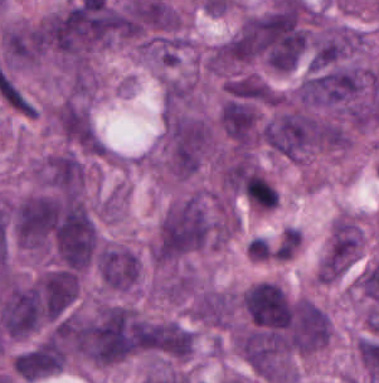
#> input picture Q2/rgb/TCGA-A1-A0SP-DX1_id-5ea4095addda5f8398977ebc_left-9342_top-55718_bottom-56022_right-9643.png, 379 x 383 px
$ jupyter execute --allow-errors 'As3 copy.ipynb'
#> lines starting #> are read from the running program, lines starting #| are printed output that depends on the picture
### ECSE415 - Introduction to Computer Vision
# Assignment 3
Anna Joy Aylward Burgess | 261124598 <br>
*March 18th, 2026*

## 0  Preparation

[cell 1]
COLAB = False
# PS C:\Users\annaj\Documents\ECSE-415\ecse-415> .\ecse415\Scripts\Activate.ps1
#(ecse415) PS C:\Users\annaj\Documents\ECSE-415\ecse-415>

if COLAB:
# mount drive
    from google.colab import drive
    drive.mount('/content/drive')

    # path variable to folder with images
    path = '/content/drive/My Drive/Colab Notebooks/ECSE 415 Assignments/As3/Q1/'
else:
    path = './Q1/'
    path_Q2 = './Q2/'

# import libraries
import time
import numpy as np
import cv2
import matplotlib # Added import for the base matplotlib module
import matplotlib.pyplot as plt
import matplotlib.image as mpimg
import numpy as np
import gc
import os
import pandas as pd
import torch
from torchvision import datasets, transforms
from torch.utils.data import DataLoader
import torch.nn as nn
import torch.nn.functional as F
from tqdm import tqdm
import sys
import glob

print("External Libraries Used:")
print("NumPy version:", np.__version__)
print("OpenCV version:", cv2.__version__)
print("Matplotlib version:", matplotlib.__version__)
print("Pandas version:", pd.__version__)
print("PyTorch version:", torch.__version__)

#> (the rest of this cell did not finish here and is left out)

---

## 1   Image Classification with Convolution Neural Network (CNN) and Naïve Bayes [40 points]

**In this part, you will classify MNIST digits into 10 categories using a CNN. You may choose to run the code on GPU.**

### 1.1  Download Dataset [2 points]

**Use PyTorch class torchvision.datasets.MNIST to (down)load the dataset. Use batch size of 32.**

#> (a cell that did not finish here is left out)

### 1.2  Implement a CNN with the layers mentioned below [5 points]

- **Convolution layer with 32 kernels of size 3×3**
- **ReLU activation**
- **Convolution layer with 64 kernels of size 3×3**
- **ReLU activation**
- **MaxPool layer with kernel size 2×2**
- **Convolution layer with 64 kernels of size 3×3**
- **ReLU activation**
- **Convolution layer with 64 kernels of size 3×3**
- **ReLU activation**
- **Flatten layer (reshapes feature map into a vector of length 4096)**
- **Linear layer with output size 10**

[cell 3]
class MNIST_CNN(nn.Module):
    # [39 lines left out: functions __init__, forward, not called in this run]

# Instantiate the model and move it to the GPU (T4 on Colab)
#> (the rest of this cell did not finish here and is left out)

### 1.3  Create an instance of SGD optimizer with learning rate of 0.001. Use default settings for the remaining hyperparameters. Create an instance of categorical cross-entropy loss. [2 points]

#> (a cell that did not finish here is left out)

### 1.4  Train the CNN for 10 epochs. Display loss and accuracy at each training step. [4 points]

[cell 5]
epochs = 10
#> (the rest of this cell did not finish here and is left out)

### 1.5  Predict labels of the test images using the trained CNN. Report classification accuracy [2 points]

#> (a cell that did not finish here is left out)

### 1.6 Show the effect of batch size on test classification accuracy. Use at least 4 different batch sizes (e.g., 4, 8, 12, 16). (You will need to re-train the model.) [3 points]

[cell 7]
# Define at least 4 batch sizes as requested
batch_sizes = [8, 16, 32, 64]
comparison_results = []

#> (the rest of this cell did not finish here and is left out)

### 1.7 Mention two activation functions other than ReLU. Re-train the model using these activations throughout the network and report the test accuracies. Discuss the results. [3 points]

[cell 8]
# Helper function to build and train the model with a specific activation
def train_with_activation(activation_fn, name):
    print(f"\n--- Training with {name} Activation ---")

    class VariantCNN(nn.Module):
        def __init__(self):
            super(VariantCNN, self).__init__()
            # Using the same architecture as before
            self.conv1 = nn.Conv2d(1, 32, 3)
            self.conv2 = nn.Conv2d(32, 64, 3)
            self.pool = nn.MaxPool2d(2, 2)
            self.conv3 = nn.Conv2d(64, 64, 3)
            self.conv4 = nn.Conv2d(64, 64, 3)
            self.fc = nn.Linear(64 * 8 * 8, 10)

        # [9 lines left out: function forward, not called in this run]

    model = VariantCNN().to(device)
    criterion = nn.CrossEntropyLoss()
    optimizer = torch.optim.SGD(model.parameters(), lr=0.001)

    # Train for 10 epochs
    model.train()
    for epoch in range(10):
        for images, labels in train_loader:
            images, labels = images.to(device), labels.to(device)
            optimizer.zero_grad()
            optimizer.step(criterion(model(images), labels).backward()) # Compact version

    # Evaluate
    model.eval()
    correct, total = 0, 0
    with torch.no_grad():
        for images, labels in test_loader:
            images, labels = images.to(device), labels.to(device)
            _, predicted = torch.max(model(images).data, 1)
            total += labels.size(0)
            correct += (predicted == labels).sum().item()

    accuracy = 100 * correct / total
    print(f"Final Accuracy with {name}: {accuracy:.2f}%")
    return accuracy

# Run the tests (Using F.sigmoid and torch.tanh)
#> (the rest of this cell did not finish here and is left out)

*From theory, I expected that the performance based on accuracy would go from ReLU performing the best, then Tanh, then Sigmoid. This is because ReLU has a constant gradient which prevents the vanishing gradient problem and converges faster. Tanh should perform better than Sigmoid because it's optimization process is more stable because it's output range is -1 to 1, but it also suffers from the gradient issue. Sigmoid should have lowest accuracy for deep networks because the output is always positive and the gradient is vanishing.*

*This hypothesis is matched by the results where the ReLU accuracy is above 95% even for different batch sizes, Tanh is 92%, and Sigmoid is only 11.35%.*

### 1.8 Use the CNN developed above to recognize the digits in the test images: *Q1/test1.png, Q1/test2.png,* and *Q1/test3.png*. [3 points]

*Include the details of important preprocessing steps. You may need to pre-process the input image before using the CNN to recognize the digit.*

[cell 9]
# Helper function to determine how much to shift image based on center of mass
# of the digit we want to detect
# [70 lines left out: functions get_best_shift, shift, predict_custom_image, not called in this run]

# Example usage for the three images
# Correct the image paths by removing the redundant 'Q1/'
test_images = ['test1.png', 'test2.png', 'test3.png']
plt.figure(figsize=(10, 4))

#> (the rest of this cell did not finish here and is left out)

### 1.9 Implement a probabilistic classifier that makes a Naïve Bayes assumption for the likelihood. [5 points]

**Assume that you have a uniform prior.**

**Using this classifier, infer (i.e., mention the posterior probability for each class) on the handwritten test image (*Q1/test1.png, Q1/test2.png,* and *Q1/test3.png*).**

#> (a cell that did not finish here is left out)

### 1.10 Assume that the prior is the frequency of occurrence of a class. At test time, show the effect of using class probability of the training sample (probability of a class equals the frequency of occurrence of that class) as prior in Naïve Bayes on the same test data. Report the posterior class probabilities after using this prior. [3 points]

#> (a cell that did not finish here is left out)

### 1.11 Using the trained CNN, detect (i.e., you have to display two digits in each image) the digits in the 64 × 64 pixel images: *Q1/detect1.png, Q1/detect2.png,* and *Q1/detect3.png*. Explain your results. [7 points]

[cell 12]
# Crop tightly, resize to 20px, center on 28x28 canvas — matches MNIST layout.
# [76 lines left out: functions preprocess_window, detect_digits, not called in this run]


# Run detection on the three images
detect_files = ['detect1.png', 'detect2.png', 'detect3.png']
plt.figure(figsize=(15, 5))

#> (the rest of this cell did not finish here and is left out)

*In detect1, both digits were in bounding boxes. The first digit was classified with 92% but the digit 7 was misclassified with a 99% confidence, which is quite bad. In detect2, only one digit was identified and it had only 55% accuracy as a 9 when it was a 0. In detect3, both digits were classified correctly, which were an 8 and a 1.*

*I tried to do some preprocessing of the window to try and ceter digits, but that might have caused offset or scaling errors. For detect1, the 3 does have similar features to the 7, and if the curvature or stroke thickness was significantly different to the MNIST average, it could lead it to become overconfident as seen here. In detect2, the missing second box might be because of how I was filtering.*

### 1.12 Discuss the limitations of your CNN in the context where your CNN will fail to recognize digits. Show any one example. [2 points]

***CNN Limitations*** <br>
*The CNN model trained on the standard MNIST dataset has the following limitations:*

*   *<u>Spatial Invariance:</u> The MNIST dataset consists of digits that are strictly centered within the standard size pixel box. If the digits in our dataset are not perfectly centered (though I tried), the model may fail to recognize features because they're not in the correct pixel location.*

*  *<u>Rotation:</u> CNN is not inherently invariant to changes in rotation. If the digit is tilted or of a different size, the filters might not work.*

*  *<u>Style Variation:</u> If the "style" of the digit in thickness, slant, stroke, or handwriting is far from the average look of the MNIST dataset, the features might be misinterpreted.

* <u>Over-Confidence:</u> I used softmax, which means that a high probability occurs for the top choice even when it's wrong.*

***Example*** <br>
*One example is where in detect1.png, the digit 7 was identified as a 3 with a 99% confidence. 7 shares high-level features of the 3 where there is a line to the right and 3 "arms" protruding to the left. This is an example of over-confidence and style variation.*

## 1   2 Cell Segmentation [60 points]

**In this part, you will classify MNIST digits into 10 categories using a CNN. You may choose to run the code on GPU.**

### 2.1  Download Dataset

**The complete dataset is available at the link.** The organization folder after unzipping the downloaded data will be: <br>
 <br>

* ***rgb:*** input images. All images are at 0.2 microns-per-pixel. All coordinate values in tables are pixel units at 0.2 microns-per-pixel.
* ***csv:*** annotation coordinates.
* ***mask:*** masks for the input images. The first channel in each mask image encodes the class labels. The product of the second and third channels encode he unique instance label for each nucleus. The fov area (gray) is included in the first channel of the mask.

**The naming convention in all the files follows the format: *CGA-A1-A0SP-DX1 id-[...] left-[a] top-[b] bottom-[c] right-[d].***

In this particular xample A1 is the hospital name, A0SP-DX1 is the unique patient id, and a, b, c, and d are he coordinates. So a combination of the first  strings, i.e., TCGA-A1-A0SP-DX1 is unique for patient. This dataset contains multiple samples of the same subject i.e., many input images an belong to the same patient which can be identified by the unique id TCGA-A1-A0SP-DX1 in he filename.

*Please note: You are not allowed to use any pre-trained models or extra data apart from what is being provided.*

**Prepare a data pipeline to perform the following tasks:**

#### 2.1.1 Plot Images for Sample Subject [5 points]
**Plot three images for a sample subject: (i) an input image, (ii) the corresponding mask, and (iii) overlay the periphery of the mask onto the image to draw bounding boxes around different types of nuclei and label them. Sample output is shown in Figure 2.**

[cell 13]
# Check your current working directory
print("Current directory:", os.getcwd())

# List everything here to find the dataset folder
for f in os.listdir('.'):
    print(f)

[cell 14]
def visualise_sample(rgb_path, mask_path):
    """
    Display:
      (i)   input image
      (ii)  corresponding mask
      (iii) periphery of the mask onto the image
    """
    # Load image
    img_bgr = cv2.imread(rgb_path)
#> img_bgr is the input picture: shape (383, 379, 3); mean B, G, R 142.5, 91.4, 145.5
    img_rgb = cv2.cvtColor(img_bgr, cv2.COLOR_BGR2RGB)

    # Load mask: read all channels, use channel 0 for class labels
    mask_full = cv2.imread(mask_path, cv2.IMREAD_UNCHANGED)
    class_mask = mask_full[:, :, 0]  # channel 0 = class label per pixel
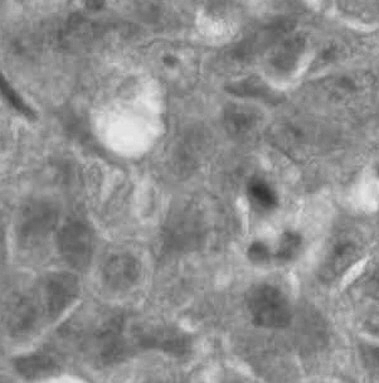
#> class_mask: shape (383, 379); min 47, max 236, mean 142.5

    # Binary mask: foreground = any non-background nucleus (class > 0)
    binary = np.where(class_mask > 0, 255, 0).astype(np.uint8)
#> binary: shape (383, 379); every value is 255

    # Build overlay: draw red contours and red bounding boxes
    overlay = img_rgb.copy()
    contours, _ = cv2.findContours(binary, cv2.RETR_EXTERNAL, cv2.CHAIN_APPROX_SIMPLE)
#> contours = [[[0, 0], [0, 382], [378, 382], [378, 0]]]

    for cnt in contours:
        # Red countours
        cv2.drawContours(overlay, [cnt], -1, (255, 0, 0), 1)
        # Red bounding box
        x, y, w, h = cv2.boundingRect(cnt)
        cv2.rectangle(overlay, (x, y), (x + w, y + h), (255, 0, 0), 1)
#> this loop made 1 pass
#> (cnt, x, y, w, h) on pass 1: ([[0, 0], [0, 382], [378, 382], [378, 0]], 0, 0, 379, 383)
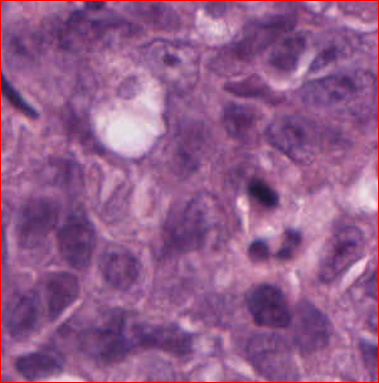
#> overlay: shape (383, 379, 3); mean R, G, B 146.6, 90.4, 141

    # Plot
    fig, axes = plt.subplots(1, 3, figsize=(15, 5))

    axes[0].imshow(img_rgb)
    axes[0].set_title('Original image', fontweight='bold')

    axes[1].imshow(class_mask, cmap='jet')
    axes[1].set_title('Mask', fontweight='bold')

    axes[2].imshow(overlay)
    axes[2].set_title('Mask overlayed on Original Image', fontweight='bold')

    for ax in axes:
        ax.axis('off')

    plt.tight_layout()
    plt.show()
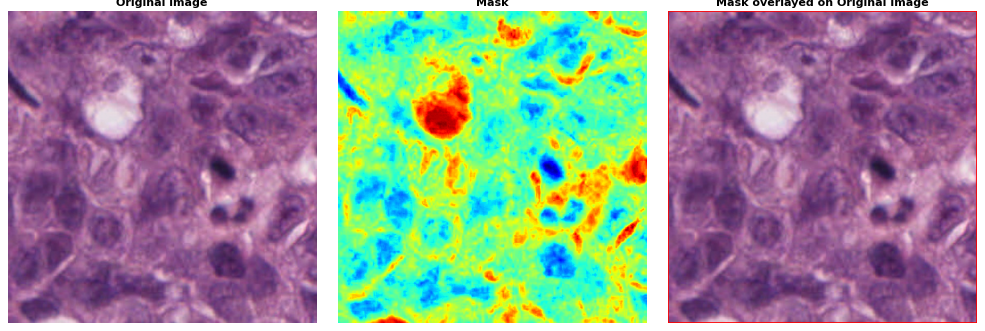
#> figure drawn by matplotlib, 3 panels


# Get images
rgb_dir  = os.path.join(path_Q2, 'rgb')
mask_dir = os.path.join(path_Q2, 'mask')

all_rgb_files = sorted(glob.glob(os.path.join(rgb_dir, '*.png')))

sample_rgb = all_rgb_files[0]
sample_mask = os.path.join(mask_dir, os.path.basename(sample_rgb))

# Run on first available sample
visualise_sample(sample_rgb, sample_mask)
